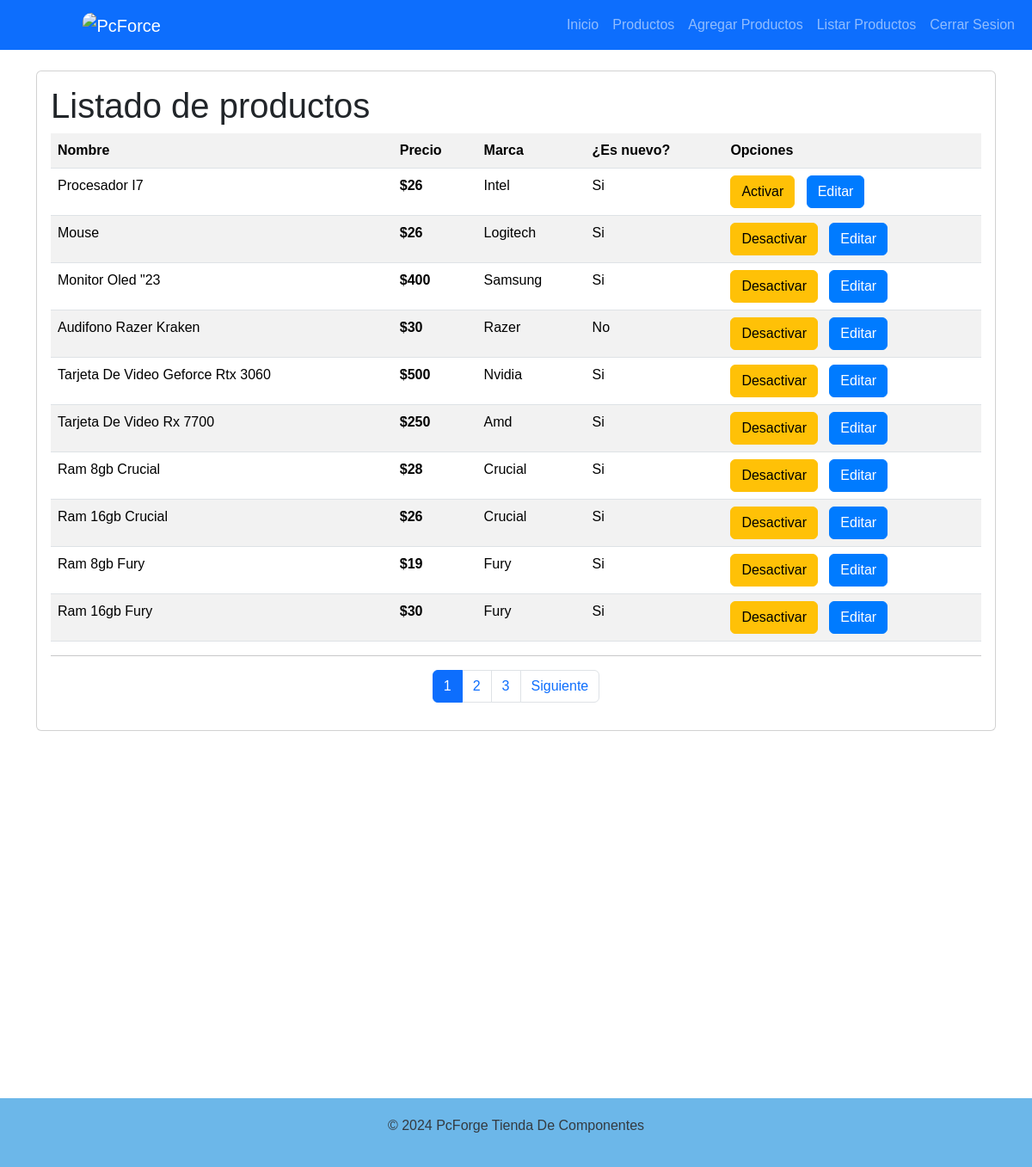
The app's page /listar-productos/ (signed in) with its own data.
### app/models.py (models this page shows, shortened)
class Producto(models.Model):
    nombre = models.CharField(max_length=255)
    descripcion = models.TextField()
    precio = models.IntegerField()
    nuevo = models.BooleanField()
    stock = models.IntegerField()
    marca = models.ForeignKey(Marca, on_delete=models.PROTECT)
    fecha_fabricacion = models.DateField(null=True, blank=True)
    categoria = models.ForeignKey(Categoria, on_delete=models.PROTECT)
    imagen = models.ImageField(upload_to="productos", null=True, blank=True)
    version = models.ForeignKey(Version, on_delete=models.PROTECT)
    activo = models.BooleanField(default=True)
    tarro = models.ForeignKey(Tarro, on_delete=models.SET_NULL, null=True, blank=True)

class Marca(models.Model):
    nombre = models.CharField(max_length=255)
    def __str__(self):
        return self.nombre

### app/views.py (the view)
# urls.py: path('listar-productos/',listar_productos, name="listar_productos" ),
@permission_required('app.view_producto')
def listar_productos(request):
    productos = Producto.objects.all()
    page = request.GET.get('page', 1)
    try:
        paginator = Paginator(productos,10)
        productos = paginator.page(page)
    except:
        raise Http404
    data = {
        'productos': productos,
        'paginator': paginator
    }
    return render(request, 'app/productos/listar_productos.html', data)

### app/templates/app/productos/listar_productos.html (shortened to what this page needs)
{% extends 'app/base.html' %}
{% load crispy_forms_tags %}
{% load humanize %}
{% block contenido %}
<div class="container lis_productos">
    <br>
    <div class="card">
        <div class="card-body">
            <h1>Listado de productos</h1>
            <table class="table table-striped table-hover table-responsive-sm">
                <th>Nombre</th>
                <th>Precio</th>
                <th>Marca</th>
                <th>¿Es nuevo?</th>
                <th>Opciones</th>
                {% for p in productos %}
                <tr>
                    <td>{{ p.nombre | title }}</td>
                    <td class="price">${{ p.precio | intcomma }}</td>
                    <td>{{ p.marca }}</td>
                    <td>
                        {% if p.nuevo %}
                            Si
                        {% else %}
                            No
                        {% endif %}
                    </td>
                    <td>
                        {% if perms.app.change_producto %}
                            <a href="#" onclick="desactivarActivarProducto({{ p.id }}, {{ p.activo|yesno:"true,false" }})" class="btn btn-warning">
                                {% if p.activo %}
                                    Desactivar
                                {% else %}
                                    Activar
                                {% endif %}
                            </a>
                        {% endif %}
                        <a href="{% url 'modificar_productos' p.id %}" class="btn btn-primary">Editar</a>
                    </td>
                </tr>
                {% endfor %}
            </table>
            <hr>
            <div>
                {% include 'app/paginator.html' %}
            </div>
        </div>
    </div>
</div>
{% endblock %}

### app/static/app/css/style.css (style rules this page uses)
body { background-image: url(../img/foto_porta.jpg); color: #343a40; font-family: 'Arial', sans-serif; }
.btn-primary { background-color: #007bff; border-color: #007bff; }
.price { font-weight: bold; color: #28a745; }
.container.lis_productos { margin-bottom: 427px !important; }

### records on screen
Producto: nombre "Procesador I7", precio "26", marca "Intel", nuevo "Si", activo "Activar"
Producto: nombre "Mouse", precio "26", marca "Logitech", nuevo "Si", activo "Desactivar"
Producto: nombre "Monitor Oled \"23", precio "400", marca "Samsung", nuevo "Si", activo "Desactivar"
Producto: nombre "Audifono Razer Kraken", precio "30", marca "Razer", nuevo "No", activo "Desactivar"
Producto: nombre "Tarjeta De Video Geforce Rtx 3060", precio "500", marca "Nvidia", nuevo "Si", activo "Desactivar"
Producto: nombre "Tarjeta De Video Rx 7700", precio "250", marca "Amd", nuevo "Si", activo "Desactivar"
Producto: nombre "Ram 8gb Crucial", precio "28", marca "Crucial", nuevo "Si", activo "Desactivar"
Producto: nombre "Ram 16gb Crucial", precio "26", marca "Crucial", nuevo "Si", activo "Desactivar"
Producto: nombre "Ram 8gb Fury", precio "19", marca "Fury", nuevo "Si", activo "Desactivar"
Producto: nombre "Ram 16gb Fury", precio "30", marca "Fury", nuevo "Si", activo "Desactivar"

### other values on screen
{{ page }} "1" "2" "3"
